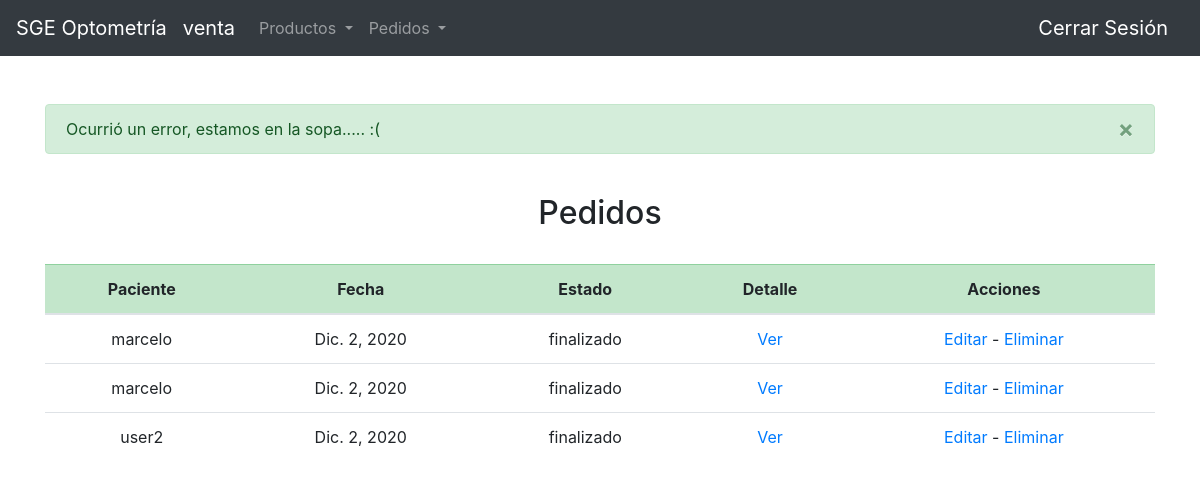
The page /optometria/pedido/50/finalizar (signed in) on the database its author committed.
### user/models.py (models this page shows)
class User(AbstractUser):
    roles = [
        ('secretario','Secretario'),
        ('medicos','Medico'),
        ('venta','Ventas'),
        ('taller','Taller'),
        ('gerencia','Gerente'),
        ('paciente','Paciente')]
    rol = models.CharField(max_length=16, choices=roles, default='paciente')

### optometria/models.py (models this page shows)
class Pedido(models.Model):
    tipo_pago = [
        ("credito","Tarjeta de Crédito"),
        ("debito","Tarjeta de Débito"),
        ("virtual","Billetera Virtual"),
        ("efectivo","Efectivo")
    ]
    estado_pedido = [
        ("pendiente","Pendiente"),
        ("pedido","Pedido"),
        ("taller","Taller"),
        ("finalizado","Finalizado")
    ]
    items = models.ManyToManyField(Producto)
    paciente = models.ForeignKey(settings.AUTH_USER_MODEL, on_delete=models.CASCADE, related_name='Pedido_paciente')
    tipo_de_pago = models.CharField(max_length=10, choices=tipo_pago, default='efectivo')
    estado = models.CharField(max_length=12, choices=estado_pedido, default='pendiente')
    fecha = models.DateField(auto_now_add=False, auto_now= False, blank=False)
    vendedor = models.ForeignKey(settings.AUTH_USER_MODEL, on_delete=models.CASCADE, related_name='pedido_vendedor')
    precio = models.FloatField()

### optometria/views.py (the view)
# urls.py: path('pedido/<int:id>/finalizar', views.finalizar_pedido, name='finalizar_pedido'),
def finalizar_pedido(request, id):
    data = Pedido.objects.all()
    if request.user.rol == 'taller':
        Pedido.objects.filter(id=id).update(estado='finalizado')
        messages.success(request, ('Se finalizó el pedido.'))
        return render(request, 'optometria/ver_pedido.html',{
            'grupo': request.user.rol,
            'data': data,
        })
    else:
        messages.success(request, ('Ocurrió un error, estamos en la sopa..... :('))
        return render(request, 'optometria/ver_pedido.html',{
            'grupo': request.user.rol,
            'data': data,
        })
    return render(request, 'optometria/ver_pedido.html',{
            'grupo': request.user.rol,
            'data': data,
        })

### optometria/templates/optometria/ver_pedido.html (shortened to what this page needs)
{% extends "optometria/new_layout.html" %}
{% block body %}
{% if grupo == "venta" %}
<br>
{% if data %}
    <h2><center>Pedidos</center></h2>
    <br>
    <div class="table-responsive">
        <table class="table table-hover">
            <thead>
                <tr class="table-success">
                    <th scope="col"><center>Paciente</center></th>
                    <th scope="col"><center>Fecha</center></th>
                    <th scope="col"><center>Estado</center></th>
                    <th scope="col"><center>Detalle</center></th>
                    <th scope="col"><center>Acciones</center></th>
                </tr>
            </thead>
            <tbody>
            {% for pedido in data %}
                <tr>
                    <td><center>{{pedido.paciente}}</center></td>
                    <td><center>{{pedido.fecha}}</center></td>
                    <td><center>{{pedido.estado}}</center></td>
                    <td><center><a href="{% url 'optometria:detalle_pedido' pedido.id%}">Ver</a></center></td>
                    <td><center>
                    <a href="{% url 'optometria:editar_pedido' pedido.id%}">Editar</a>
                    <a> - </a>
                    <a href="{% url 'optometria:eliminar_pedido' pedido.id%}">Eliminar</a>
                    </center></td>
                    </tr>
            {% endfor %}
            </tbody>
        </table>
    </div>
{% else %}
    <h2><center>No hay Pedidos Registrados</center></h2>
    <br>
{% endif %}
{% endif %}
{% endblock %}

### optometria/templates/optometria/new_layout.html (shortened to what this page needs)
{% load static %}
<!doctype html>
<html lang="en">
  <head>
    <link rel="stylesheet" href="https://cdn.jsdelivr.net/npm/bootstrap@4.5.3/dist/css/bootstrap.min.css">
  </head>
  <body>
  <nav class="navbar navbar-expand-lg navbar-dark bg-dark">
  <a class="navbar-brand" href="{% url 'optometria:index' %}">SGE Optometría</a>
  <a class="navbar-brand">{{grupo}}</a>
  <div class="collapse navbar-collapse" id="navbarSupportedContent">
    <ul class="navbar-nav mr-auto">
    {% if grupo == "secretario" %}
      <li class="nav-item">
        <a class="nav-link active" href="{% url 'optometria:ver_turnos'%}">Ver Turnos</a>
      </li>
      <li class="nav-item">
        <a class="nav-link active" href="{% url 'optometria:agregar_turno'%}">Crear Turno</a>
      </li>
    {% elif grupo == "venta" %}
      <li class="nav-item dropdown">
        <a class="nav-link dropdown-toggle" href="#" id="navbarDropdown" role="button" data-toggle="dropdown" aria-haspopup="true" aria-expanded="false">
          Productos
        </a>
      </li>
      <li class="nav-item dropdown">
        <a class="nav-link dropdown-toggle" href="#" id="navbarDropdown" role="button" data-toggle="dropdown" aria-haspopup="true" aria-expanded="false">
          Pedidos
        </a>
      </li>
      {% endif%}
    </ul>
    <ul class="nav navbar-nav navbar-right">
      <li><a class="navbar-brand" href="{% url 'usuarios:logout' %}">Cerrar Sesión</a></li>
    </ul>
  </div>
</nav>
<div class='container'>
<br><br>
{% if messages %}
      {% for message in messages %}
        <div class="alert alert-success alert-dismissible fade show" role="alert">
        {{ message }}
        <button type="button" class="close" data-dismiss="alert" aria-label="Close">
        <span aria-hidden="true">&times;</span>
        </button>
        </div>
      {% endfor %}
    {% endif %}
    {% block body %}
    {% endblock %}
</div>
  </body>
</html>

### rows shown on the page
User: rol "venta"
Pedido: paciente "marcelo", fecha "Dic. 2, 2020", estado "finalizado"
Pedido: paciente "marcelo", fecha "Dic. 2, 2020", estado "finalizado"
Pedido: paciente "user2", fecha "Dic. 2, 2020", estado "finalizado"

### other values the page prints
{{ message }} "Ocurrió un error, estamos en la sopa..... :("
